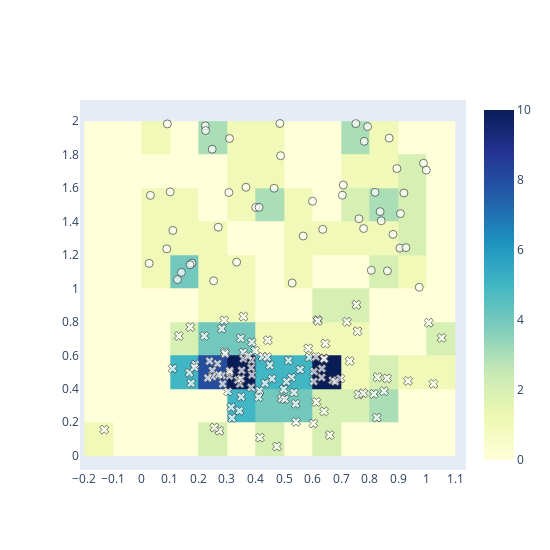

This figure's notebook cell:
### Code cell
import numpy as np

x0 = np.random.randn(100)/5. + 0.5  # 5. enforces float division
y0 = np.random.randn(100)/5. + 0.5
x1 = np.random.rand(50)
y1 = np.random.rand(50) + 1.0

x = np.concatenate([x0, x1])
y = np.concatenate([y0, y1])

fig = go.Figure()

fig.add_trace(go.Scatter(
    x=x0,
    y=y0,
    mode='markers',
    showlegend=False,
    marker=dict(
        symbol='x',
        opacity=0.7,
        color='white',
        size=8,
        line=dict(width=1),
    )
))
fig.add_trace(go.Scatter(
    x=x1,
    y=y1,
    mode='markers',
    showlegend=False,
    marker=dict(
        symbol='circle',
        opacity=0.7,
        color='white',
        size=8,
        line=dict(width=1),
    )
))
fig.add_trace(go.Histogram2d(
    x=x,
    y=y,
    colorscale='YlGnBu',
    zmax=10,
    nbinsx=14,
    nbinsy=14,
    zauto=False,
))

fig.update_layout(
    xaxis=dict( ticks='', showgrid=False, zeroline=False, nticks=20 ),
    yaxis=dict( ticks='', showgrid=False, zeroline=False, nticks=20 ),
    autosize=False,
    height=550,
    width=550,
    hovermode='closest',

)

fig.show()
